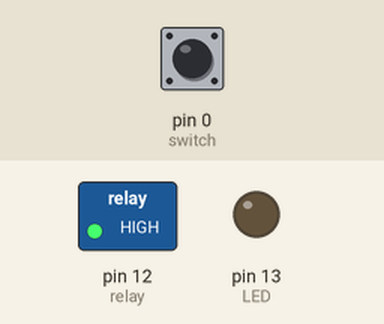
A sketch run on a simulated Arduino Uno, built with avr-gcc and run on an emulated ATmega328P. Shown: switched loads named in the sketch (green lamp = pin HIGH), output pins drawn as LEDs (lit = HIGH). Inputs (shaded band) come from the test bench; at power-on: pin 0 (switch) LOW.

Above: at 2.8 s.
2.9 s: pin 0 (switch) pulled HIGH for 1.2 s
At 3.6 s:
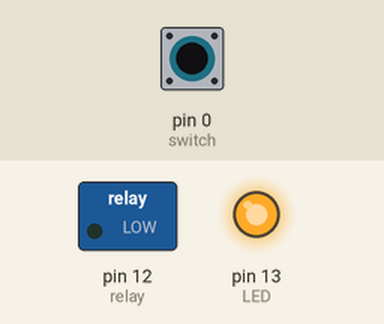
6.5 s: pin 0 (switch) pulled HIGH for 3.2 s
At 11.3 s:
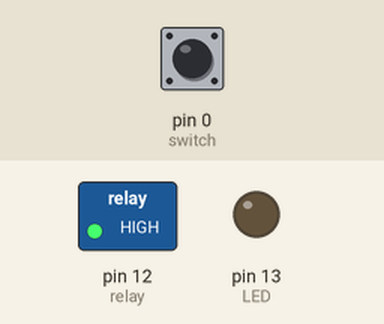
Timing chart, 0 to 12.8 s (numbered marks = the images above; inputs shaded):
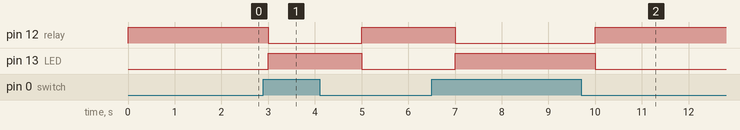

Measured:
- after the input at 2.9 s, pin 12 (relay): HIGH → LOW after 0.10 s, → HIGH 2.0 s later; pin 13 (LED): LOW → HIGH after 0.10 s, → LOW 2.0 s later
- after the input at 6.5 s, pin 12 (relay): HIGH → LOW after 0.50 s, → HIGH 3.0 s later; pin 13 (LED): LOW → HIGH after 0.50 s, → LOW 3.0 s later

The sketch:

sonoff_switch.ino
```cpp
/*
  Switch
  Hold switch to change the state of the LED and the relay
*/

// Variables
int trigger = 0;

// the setup function runs once when you press reset or power the board
void setup() {
  pinMode(0, INPUT);    // switch
  pinMode(12, OUTPUT);  // relay
  pinMode(13, OUTPUT);  // LED
}

// the loop function runs over and over again forever
void loop() {
  trigger = digitalRead(0);
  if(trigger){
    digitalWrite(13, HIGH);   // turn the LED on (HIGH is the voltage level)
    digitalWrite(12, LOW);
    delay(1000);              // wait for a second
  } else {
    digitalWrite(13, LOW);
    digitalWrite(12, HIGH);
    delay(1000);
  }
}
```
